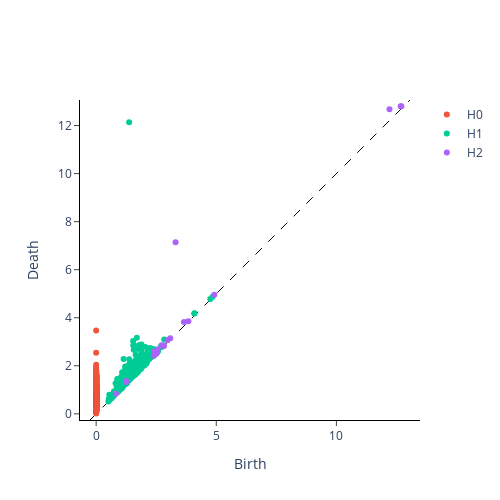

Notebook code for this chart:
### Code cell
plot_diagram(compute_persistance([sphere_and_circle_smaller])[0])

### Figure 1 — Plotly figure (JSON) as saved in the notebook; plotly's stock layout.template omitted (floating-point values rounded to 4 significant figures; data arrays with more than 128 entries replaced by an {"elided": "..."} marker saying what was removed)
{"data": [{"hoverinfo": "none", "line": {"color": "black", "dash": "dash", "width": 1}, "mode": "lines", "showlegend": false, "type": "scatter", "x": [-0.2561, 13.06], "y": [-0.2561, 13.06]}, {"hoverinfo": "text", "hovertext": {"elided": "799 str values"}, "mode": "markers", "name": "H0", "type": "scatter", "x": {"elided": "799 int values"}, "y": {"elided": "799 float values"}}, {"hoverinfo": "text", "hovertext": {"elided": "253 str values"}, "mode": "markers", "name": "H1", "type": "scatter", "x": {"elided": "253 float values"}, "y": {"elided": "253 float values"}}, {"hoverinfo": "text", "hovertext": ["(12.7031888961792, 12.806795120239258)", "(12.674873352050781, 12.79916000366211)", "(12.209304809570312, 12.68241024017334)", "(4.917207717895508, 4.9559831619262695)", "(3.8391401767730713, 3.85038423538208)", "(3.6554808616638184, 3.824528455734253)", "(3.3060686588287354, 7.137258052825928)", "(3.086272716522217, 3.14750599861145)", "(2.970133066177368, 3.0673959255218506)", "(2.8229682445526123, 2.8245677947998047)", "(2.80448317527771, 2.8441195487976074)", "(2.725208282470703, 2.8576815128326416)", "(2.5543699264526367, 2.6810014247894287)", "(2.5190298557281494, 2.523746967315674)", "(2.4841437339782715, 2.487245798110962)", "(2.477907180786133, 2.525249719619751)", "(2.43399715423584, 2.603466272354126)", "(2.3963587284088135, 2.418224573135376)", "(1.2478045225143433, 1.3643978834152222)", "(1.237722396850586, 1.3252637386322021)", "(0.820877194404602, 0.8331894874572754)"], "mode": "markers", "name": "H2", "type": "scatter", "x": [12.7, 12.67, 12.21, 4.917, 3.839, 3.655, 3.306, 3.086, 2.97, 2.823, 2.804, 2.725, 2.554, 2.519, 2.484, 2.478, 2.434, 2.396, 1.248, 1.238, 0.8209], "y": [12.81, 12.8, 12.68, 4.956, 3.85, 3.825, 7.137, 3.148, 3.067, 2.825, 2.844, 2.858, 2.681, 2.524, 2.487, 2.525, 2.603, 2.418, 1.364, 1.325, 0.8332]}], "layout": {"height": 500, "plot_bgcolor": "white", "width": 500, "xaxis": {"autorange": false, "exponentformat": "e", "linecolor": "black", "linewidth": 1, "mirror": false, "range": [-0.2561, 13.06], "showexponent": "all", "showline": true, "side": "bottom", "ticks": "outside", "title": {"text": "Birth"}, "type": "linear", "zeroline": true}, "yaxis": {"autorange": false, "exponentformat": "e", "linecolor": "black", "linewidth": 1, "mirror": false, "range": [-0.2561, 13.06], "scaleanchor": "x", "scaleratio": 1, "showexponent": "all", "showline": true, "side": "left", "ticks": "outside", "title": {"text": "Death"}, "type": "linear", "zeroline": true}}}
